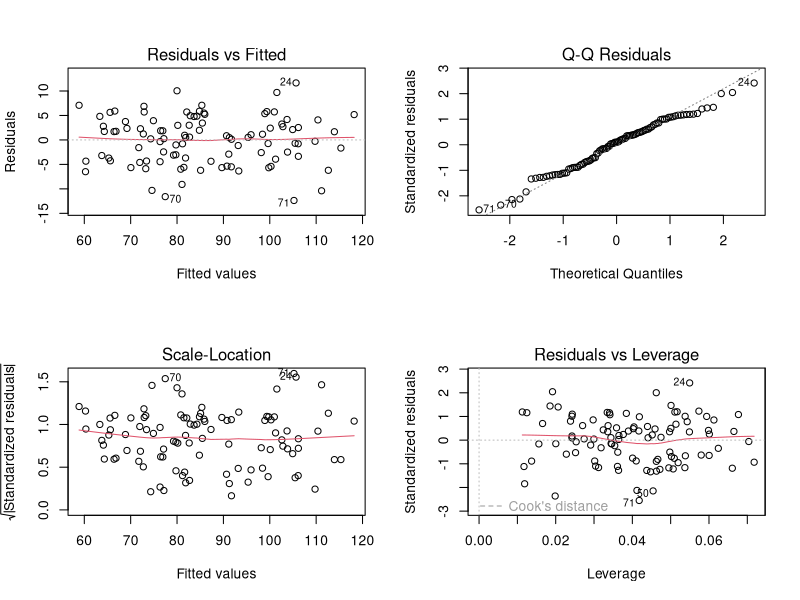
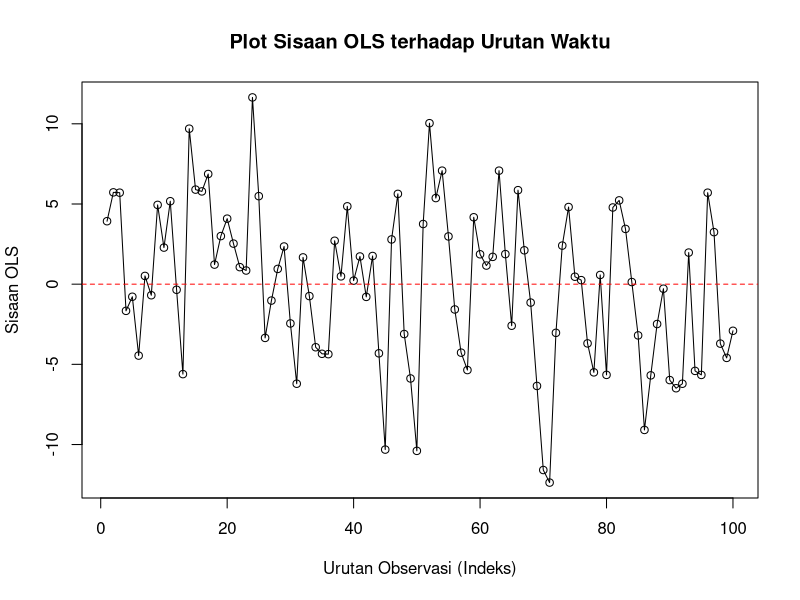
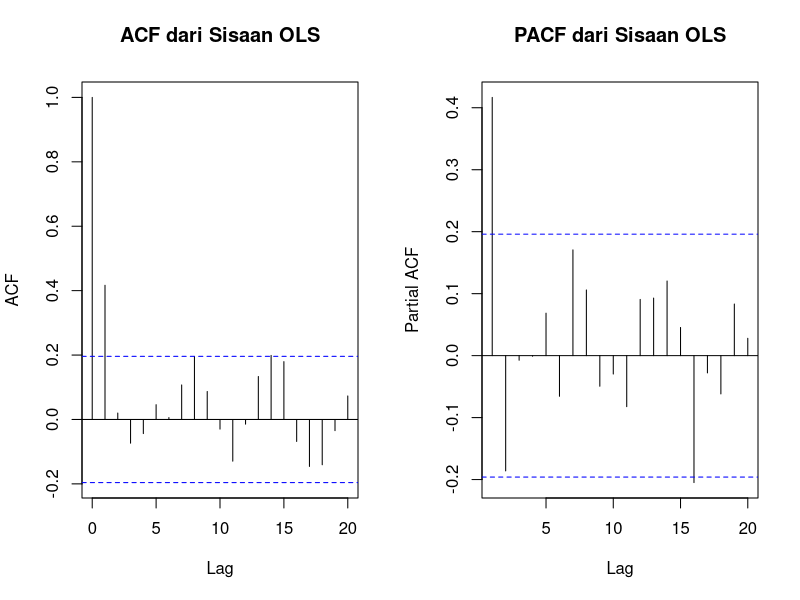

Write R code to recreate these figures, in order. (Note: this script raises an error after producing the figures.)
## ---- chunk 1
knitr::opts_chunk$set(echo = TRUE, warning = FALSE, message = FALSE, fig.width = 8, fig.height = 6)
## ---- chunk 2
library(lmtest)
library(car)
library(nlme)
library(readxl)
## ---- chunk 3
set.seed(123)  
n <- 100

# Bangkitkan variabel independen
x1 <- runif(n, 50, 150)  #  iklan TV
x2 <- runif(n, 30, 100)  #  iklan Radio
x3 <- runif(n, 10, 50)   #  variabel lain

# Buat autokorelasi AR(1) untuk error
rho <- 0.7  # koefisien autokorelasi positif
e <- numeric(n)
e[1] <- rnorm(1, 0, 5)  # error pertama
for(t in 2:n){
  e[t] <- rho*e[t-1] + rnorm(1, 0, 5)  # AR(1)
}

# Bangkitkan Y
beta0 <- 10
beta1 <- 0.5
beta2 <- 0.3
beta3 <- 0.2

y <- beta0 + beta1*x1 + beta2*x2 + beta3*x3 + e

# Gabungkan jadi data frame
data_autokorelasi <- data.frame(
  time = 1:n,
  x1 = x1,
  x2 = x2,
  x3 = x3,
  y = y
)
## ---- chunk 4
head(data_autokorelasi)
## ---- chunk 5
# Model OLS sama seperti file sebelumnya
model_ols <- lm(y ~ x1 + x2 + x3, data = data_autokorelasi)
## ---- chunk 6
par(mfrow = c(2, 2))
plot(model_ols)
par(mfrow = c(1, 1))
## ---- chunk 7
print(dwtest(model_ols))
## ---- chunk 8
# Simpan sisaan ke dalam variabel baru
sisaan_ols <- residuals(model_ols)

# Plot sisaan terhadap indeks yang panjangnya dijamin sama.
# Ini akan mencegah error jika ada data NA yang dihilangkan oleh lm().
plot(1:length(sisaan_ols), sisaan_ols, type = 'o',
     xlab = "Urutan Observasi (Indeks)",
     ylab = "Sisaan OLS",
     main = "Plot Sisaan OLS terhadap Urutan Waktu")
abline(h = 0, col = "red", lty = 2)
## ---- chunk 9
# Dapatkan sisaan dari model OLS awal
sisaan_ols <- residuals(model_ols)

# Atur layout plot menjadi 1 baris, 2 kolom
par(mfrow = c(1, 2))

# Buat plot ACF dan PACF
acf(sisaan_ols, main = "ACF dari Sisaan OLS")
pacf(sisaan_ols, main = "PACF dari Sisaan OLS")

# Kembalikan layout ke default
par(mfrow = c(1, 1))
## ---- chunk 10
library(readxl)
library(car)
library(glmnet)
library(knitr)
library(reshape)
library(ggplot2)
## ---- chunk 11
set.seed(123)  # supaya hasil bisa direproduksi
n <- 100

# Bangkitkan variabel independen
x1 <- runif(n, 5000000, 15000000)          
x2 <- x1 + runif(n, 500000, 1000000)     
x3 <- runif(n, 10, 50)           

# Bangkitkan variabel dependen Y
beta0 <- 20
beta1 <- 0.5
beta2 <- 0.3
beta3 <- 0.2
y <- beta0 + beta1*x1 + beta2*x2 + beta3*x3 + rnorm(n, 0, 5)

# Gabungkan jadi data frame
data_multikolineritas <- data.frame(
  Iklan_Tv = x1,
  Iklan_Radio = x2,
  Endorse = x3,
  Penjualan = y
)

## ---- chunk 12
head(data_multikolineritas)
## ---- chunk 13
# Membuat model OLS pada data asli untuk menghitung VIF
model_ols <- lm(Penjualan ~ Iklan_Tv + Iklan_Radio + Endorse, data = data_multikolineritas)
vif_values <- vif(model_ols_raw)

print("--- Hasil Uji VIF untuk Multikolinearitas ---")
print(vif_values)

# Analisis hasil VIF
if (any(vif_values > 10)) {
  print("🚨 MULTIKOLINEARITAS TERDETEKSI!")
  print("KESIMPULAN: Ada multikolinearitas parah.")
  high_vif_vars <- names(vif_values[vif_values > 10])
  print(paste("Variabel dengan VIF > 10:", paste(high_vif_vars, collapse = ", ")))
} else {
  print("✅ Tidak ada multikolinearitas yang serius (semua VIF < 10)")
}

# Matriks korelasi untuk memahami hubungan antar variabel
cat("\n--- Matriks Korelasi Antar Prediktor ---\n")
cor_matrix <- cor(data_multikolineritas[, c("Iklan_Tv", "Iklan_Radio", "Endorse")])
kable(cor_matrix, caption = "Matriks Korelasi Antar Variabel Prediktor", digits = 3)
## ---- chunk 14
# Pastikan cor_matrix adalah matriks
cor_matrix <- as.matrix(cor(data_multikolineritas[, c("Iklan_Tv", "Iklan_Radio", "Endorse")]))

# Ubah menjadi format long
cor_long <- melt(cor_matrix, varnames = c("Var1", "Var2"))

# Heatmap
ggplot(cor_long, aes(x = Var1, y = Var2, fill = value)) +
  geom_tile(color = "white") +
  scale_fill_gradient2(low = "blue", high = "red", mid = "white",
                       midpoint = 0, limit = c(-1,1), space = "Lab",
                       name="Korelasi") +
  geom_text(aes(label = round(value, 2)), color = "black", size = 4) +
  theme_minimal() +
  theme(axis.text.x = element_text(angle = 45, vjust = 1, hjust=1)) +
  labs(title = "Heatmap Korelasi Antar Prediktor", x = "", y = "")
## ---- chunk 15
set.seed(123)  
n <- 100       

# Bangkitkan 3 variabel independen
x1 <- rnorm(n, mean = 0, sd = 1)
x2 <- rnorm(n, mean = 0, sd = 1)
x3 <- rnorm(n, mean = 0, sd = 1)

# Bangkitkan variabel dependen (linear combination + noise)
beta0 <- 0
beta1 <- 0.5
beta2 <- 0.3
beta3 <- 0.2
y <- beta0 + beta1*x1 + beta2*x2 + beta3*x3 + rnorm(n, 0, 1)

# Gabungkan ke data frame
data_normalitas <- data.frame(
  x1 = x1,
  x2 = x2,
  x3 = x3,
  y = y
)
## ---- chunk 16
head(data_normalitas)
## ---- chunk 17
# Model OLS sama seperti file sebelumnya
model_ols <- lm(y ~ x1 + x2 + x3, data = data_normalitas)
## ---- chunk 18
print(shapiro.test(residuals(model_ols)))
## ---- chunk 19
# Ambil residual dari model OLS
residuals_ols <- residuals(model_ols)

# 1. Histogram dengan kurva normal
hist(residuals_ols, breaks = 15, probability = TRUE,
     main = "Histogram Residual Model OLS",
     xlab = "Residual",
     col = "lightblue", border = "black")
# Tambahkan kurva distribusi normal
xfit <- seq(min(residuals_ols), max(residuals_ols), length = 100)
yfit <- dnorm(xfit, mean = mean(residuals_ols), sd = sd(residuals_ols))
lines(xfit, yfit, col = "red", lwd = 2)
## ---- chunk 20
set.seed(123)
n <- 100

# Variabel independen
x1 <- runif(n, 1, 10)
x2 <- runif(n, 5, 15)
x3 <- runif(n, 10, 20)

error <- rnorm(n, mean = 0, sd = 0.5 * x1)

# Variabel dependen
beta0 <- 5
beta1 <- 2
beta2 <- 1.5
beta3 <- 1
y <- beta0 + beta1*x1 + beta2*x2 + beta3*x3 + error

# Gabungkan menjadi data frame
data_hetero <- data.frame(x1 = x1, x2 = x2, x3 = x3, y = y)
## ---- chunk 21
head(data_hetero)
## ---- chunk 22
# Model OLS sama seperti file sebelumnya
model_ols <- lm(y ~ x1 + x2 + x3, data = data_hetero)
## ---- chunk 23
print(bptest(model_ols))
## ---- chunk 24
plot(model_ols_awal$fitted.values, residuals(model_ols_awal),
     xlab = "Fitted values", ylab = "Residuals",
     main = "Plot Residual vs Fitted (Heteroskedastisitas)",
     pch = 19, col = "blue")
abline(h = 0, col = "red", lwd = 2)
